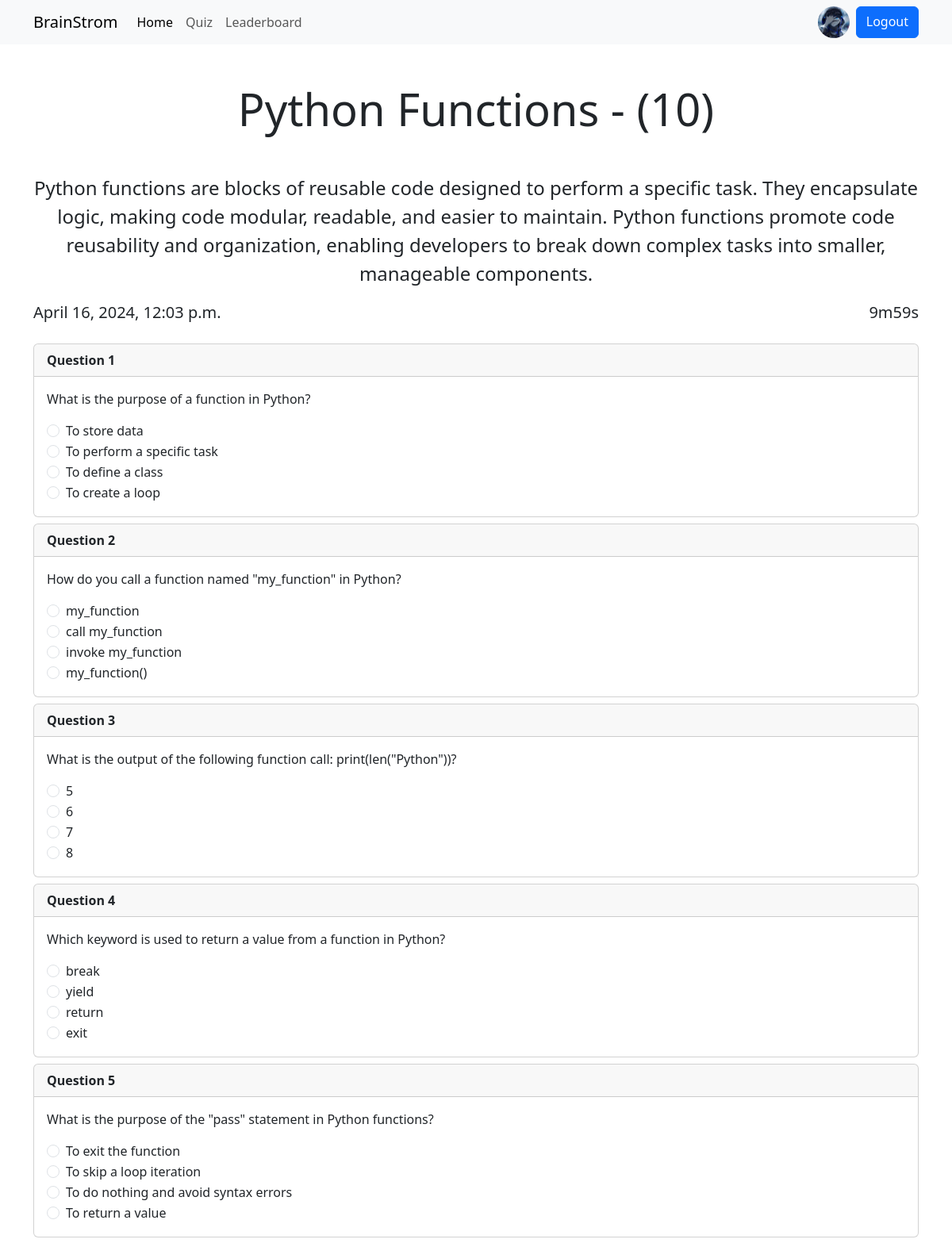
Screenshot of /quiz/6 (signed in, upper part) with the database file from the repository.
### account/models.py (models this page shows, shortened)
class Profile(models.Model):
    user = models.OneToOneField(User, on_delete=models.CASCADE, null=True, verbose_name='User Obj') #verbose_name
    bio = models.TextField(blank=True, null=True)
    profile_img = models.ImageField(upload_to='profile_images', default='user.png', blank=True,null=True ,verbose_name='Profile Pic')
    location = models.CharField(max_length=100, blank=True,null=True)
    GENDER = (
        ('Male','Male'),
        ('Female','Female'),
        ('Other','Other'),
    )
    gender = models.CharField(max_length=6, choices=GENDER, blank=True, null=True)

### quiz/models.py (models this page shows, shortened)
class Quiz(models.Model):
    title = models.CharField(max_length=255)
    description = models.TextField()
    category = models.ForeignKey(Category, on_delete=models.CASCADE)
    quiz_file = models.FileField(upload_to='quiz/')
    created_at = models.DateTimeField(auto_now_add=True)
    updated_at = models.DateTimeField(auto_now=True)
    class Meta:
        verbose_name_plural = 'Quizzes'

class Question(models.Model):
    quiz = models.ForeignKey(Quiz, on_delete=models.CASCADE)
    text = models.TextField()

class Choice(models.Model):
    question = models.ForeignKey(Question, on_delete=models.CASCADE)
    text = models.CharField(max_length=255)
    is_correct = models.BooleanField(default=False)

### quiz/views.py (the view, shortened to what this page needs)
# urls.py: path('<int:quiz_id>', views.quiz_view, name='quiz'),
@login_required(login_url='login')
def quiz_view(request, quiz_id):
    user_object = User.objects.get(username=request.user)
    user_profile = Profile.objects.get(user=user_object)
    quiz = Quiz.objects.filter(id=quiz_id).first()
    total_questions = quiz.question_set.all().count()
    if quiz != None:
        context = {"user_profile": user_profile, "quiz": quiz}
    else:
        return redirect('all_quiz')
    return render(request, 'quiz.html', context)

### templates/quiz.html (shortened to what this page needs)
{% extends 'index.html' %}
{% block content %}
<h1 class="display-4 text-center my-5">{{quiz.title}} - ({{quiz.question_set.all|length}})</h1>
      <p class="fs-4 text-center container">{{quiz.description}}</p>
      <div class="container">
        <div class="d-flex justify-content-between">
            <span class="fs-5">{{quiz.created_at}}</span>
            <span class="fs-5" id="timer">10:00PM</span>
        </div>
        <div class="questions my-4">
          {% for question in quiz.question_set.all %}
            <div class="card mb-2 question">
                <div class="card-header fw-bold">
                  Question {{forloop.counter}}
                </div>
                <div class="card-body">
                    <p class="card-text">{{question.text}}</p>
                {% for option in question.choice_set.all %}
                <div class="form-check">
                    <label class="form-check-label" for="{{option.id}}">
                        <input class="form-check-input" value="{{option.text}}" type="radio" name="{{option.question.id}}" id="{{option.id}}">
                        {{option.text}}
                    </label>
                  </div>
                  {% endfor%}
              </div>
            </div>
            {% endfor %}
        </div>
      </div>
   {% endblock content %}

### templates/components/navbar.html (shortened to what this page needs)
    <nav class="navbar navbar-expand-lg bg-body-tertiary d-none d-lg-block">
        <div class="container">
          <a class="navbar-brand" href="{% url 'home' %}">BrainStrom</a>
          <div class="collapse navbar-collapse" id="navbarSupportedContent">
            <ul class="navbar-nav me-auto mb-2 mb-lg-0">
              <li class="nav-item">
                <a class="nav-link active" aria-current="page" href="{% url 'home' %}">Home</a>
              </li>
              <li class="nav-item">
                <a class="nav-link" href="{% url 'all_quiz' %}">Quiz</a>
              </li>
              <li class="nav-item">
                <a class="nav-link" href="{% url 'leaderboard' %}">Leaderboard</a>
              </li>
            </ul>
            <form class="d-flex" role="search">
              {% if request.user.is_authenticated %}
              <a href="{% url 'profile' request.user.username %}" data-bs-toggle="tooltip" data-bs-placement="bottom" data-bs-title="@{{request.user.username}}" class="mx-2">
                <img src="{{user_profile.profile_img.url}}" class="rounded-circle" width="40" height="40" alt="profile_img">
              </a>
              <a href="{% url 'logout' %}" class="btn btn-primary">Logout</a>
              {% else %}
              <a href="{% url 'login' %}" class="btn btn-primary ms-2">Login</a>
              {% endif %}
            </form>
          </div>
        </div>
      </nav>

### rows the page displays
Profile: profile_img (picture)
Quiz: title "Python Functions", question_set.all|length "10", description "Python functions are blocks of reusable code designed to perform a specific task. They encapsulate logic, making code modular, readable, and easier to maintain. Python functions promote code reusability and organization, enabling developers to break down complex tasks into smaller, manageable components.", created_at "April 16, 2024, 12:03 p.m."
Question: text "What is the purpose of a function in Python?"
Choice: text "To store data"
Choice: text "To perform a specific task"
Choice: text "To define a class"
Choice: text "To create a loop"
Question: text "How do you call a function named \"my_function\" in Python?"
Choice: text "my_function"
Choice: text "call my_function"
Choice: text "invoke my_function"
Choice: text "my_function()"
Question: text "What is the output of the following function call: print(len(\"Python\"))?"
Choice: text "5"
Choice: text "6"
Choice: text "7"
Choice: text "8"
Question: text "Which keyword is used to return a value from a function in Python?"
Choice: text "break"
Choice: text "yield"
Choice: text "return"
Choice: text "exit"
Question: text "What is the purpose of the \"pass\" statement in Python functions?"
Choice: text "To exit the function"
Choice: text "To skip a loop iteration"
Choice: text "To do nothing and avoid syntax errors"
Choice: text "To return a value"
